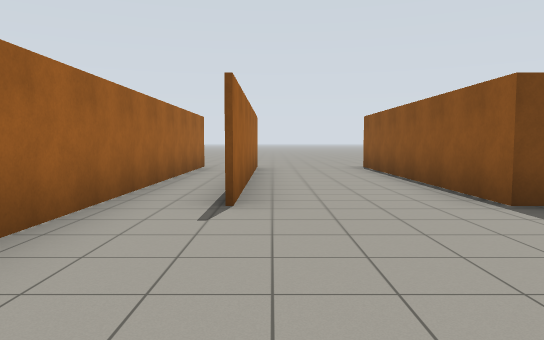
view 1 (above)

16 first-person views from a walk through a Gazebo world. The camera is 1.2 m above the floor, tilts 4° down and sees 70° across. The floor is counted in squares, 2 m on a side. Each view is taken from the middle of a square. On the plan, view 1 faces up. The plan holds only what a view shows up to about 10 squares ahead; the rest is blank.

view 2
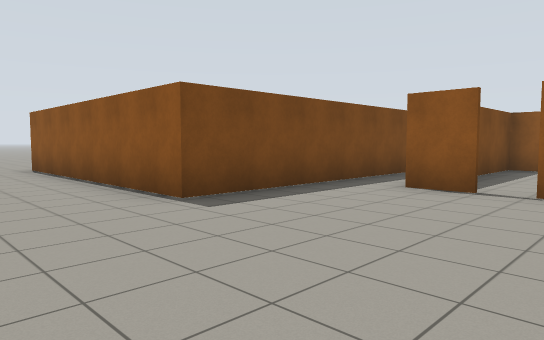

view 3
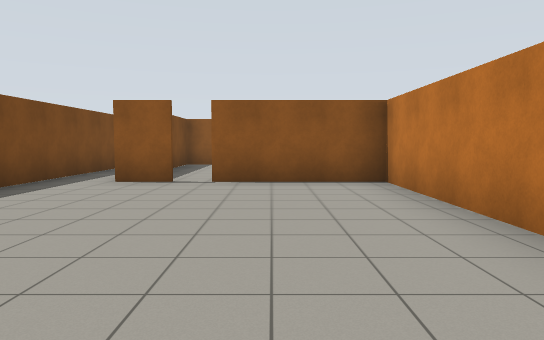

view 4
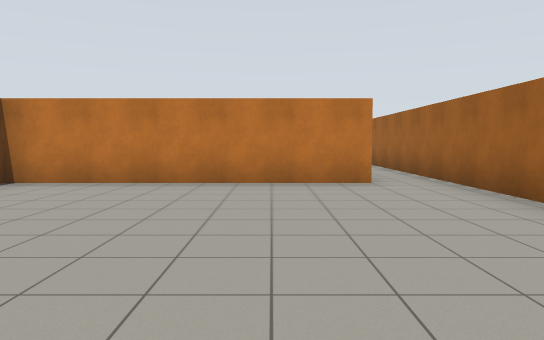

view 5
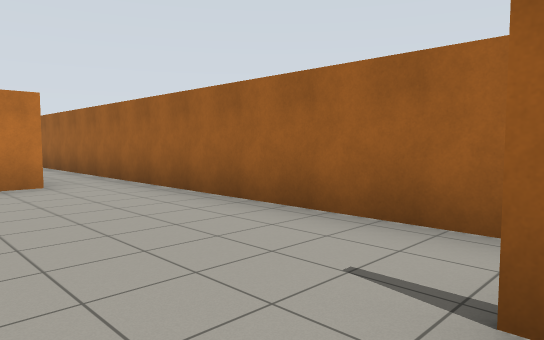

view 6
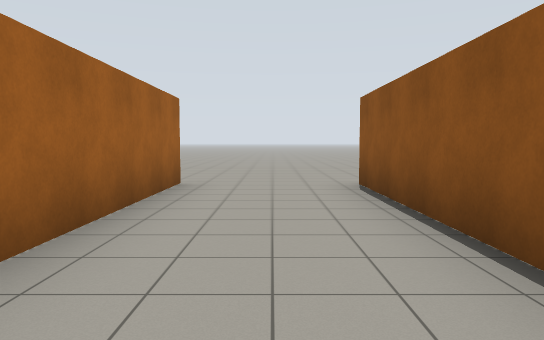

view 7
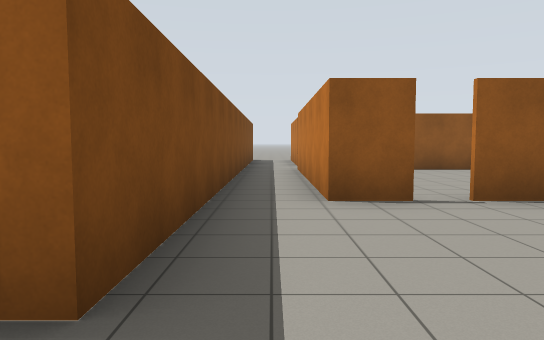

view 8
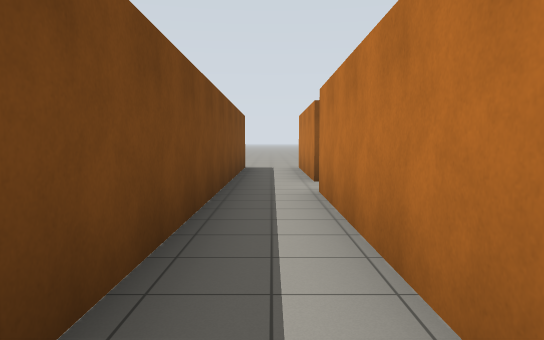

view 9
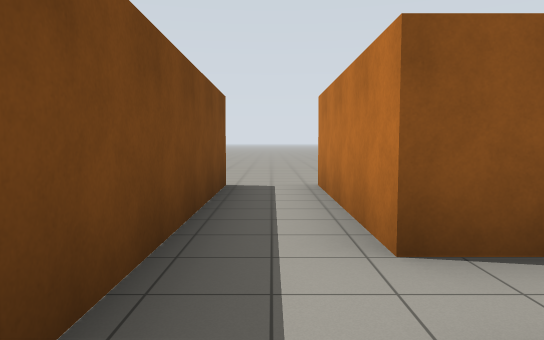

view 10
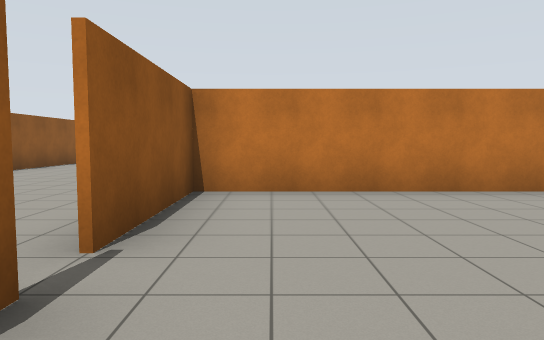

view 11
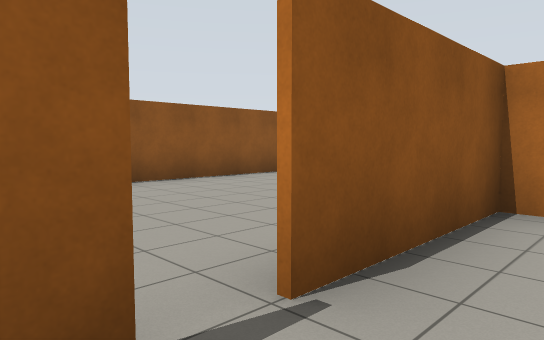

view 12
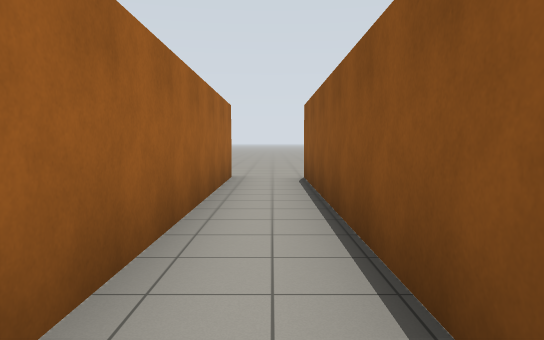

view 13
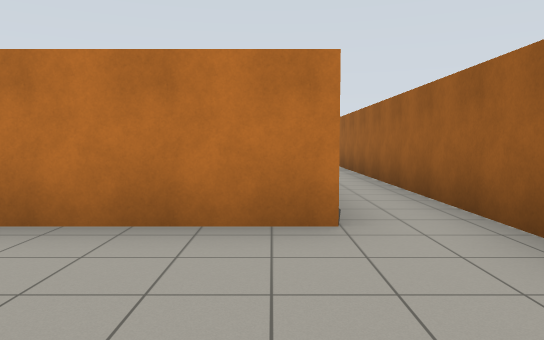

view 14
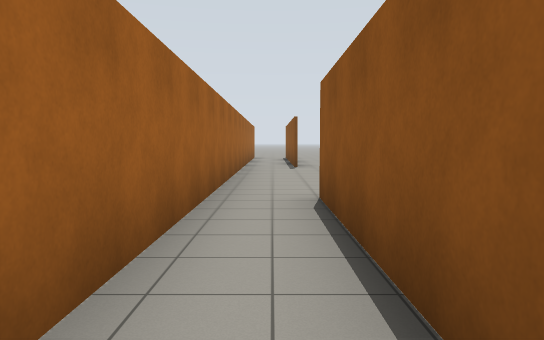

view 15
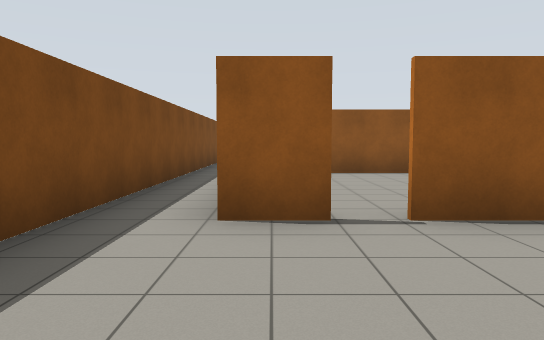

view 16
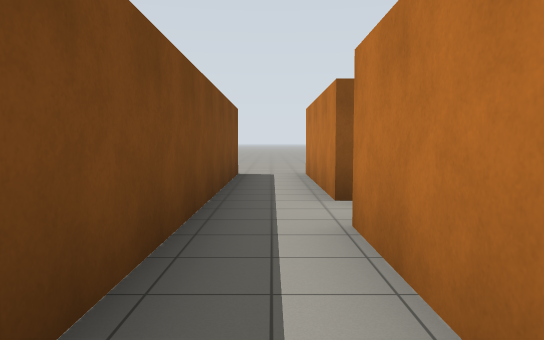

### Floor plan
Points are (right, up) in squares from view 1. A wall is a line through its corners. A room is listed if a view was taken in it or the views show most of it. See-through windows are left out.
Room 1 (views 1, 2, 3, 4, 5, 6, 7, 8, 9, 10, 11, 12, 13, 14, 15, 16)
walls: (5, 1.5) (5, 2.4) (9.9, 2.4); (-0.5, -5.4) (-0.5, -1.8) (5, -1.8) (5, 1); (-0.5, 3.7) (-0.5, 9.9); (11, 2.4) (14.6, 2.4); (-0.4, 9.9) (-0.4, 3.6); (-1.7, 9.9) (-1.7, -8.9); (14.6, 3.7) (2.3, 3.7) (2.3, 9.8)
ways out: opening at (-2, 10.5); opening at (2, 10.5); opening at (15.5, 2); opening at (15.5, 4); gap at (5, 1)

Positions as (right, up) in squares from view 1, and headings:
1: (0, 0), facing up
2: (0, 0), facing up-right
3: (-1, 0), facing right
4: (1, 4), facing down
5: (1, 4), facing down-left
6: (1, 4), facing up
7: (1, 3), facing right
8: (5, 3), facing right
9: (9, 3), facing right
10: (4, 3), facing down
11: (4, 2), facing down-right
12: (-1, 3), facing up
13: (0, 1), facing down
14: (-1, -6), facing up
15: (2, 2), facing right
16: (7, 3), facing right
